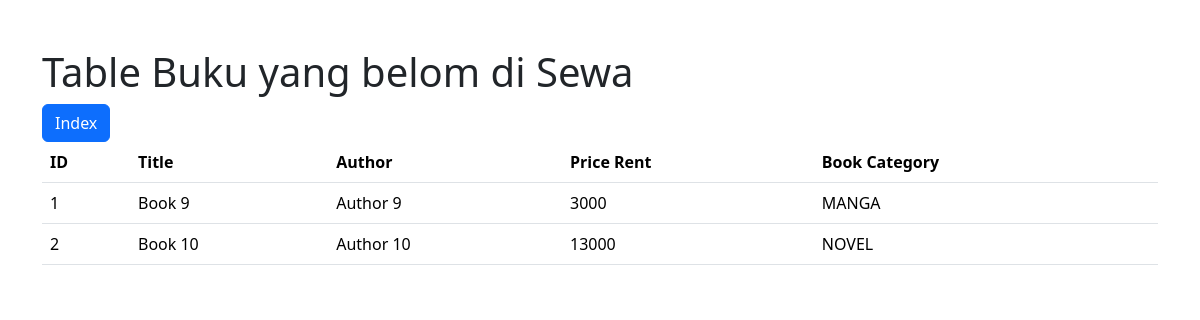
The app's page /test6/table2.php with its own data.
### tables this page shows
CREATE TABLE Buku (
    Id BIGINT PRIMARY KEY,
    Title VARCHAR(100) NOT NULL,
    Author VARCHAR(100),
    Price_rent NUMERIC CHECK (Price_rent > 0),
    Book_category VARCHAR(10) CHECK (Book_category IN ('MANGA', 'NOVEL', 'MAGAZINE'))
);

### test6/table2.php (the view, shortened to what this page needs)
<?php
include 'connect.php';
?>
<!doctype html>
<html lang="en">
<head>
    <link href="https://cdn.jsdelivr.net/npm/bootstrap@5.3.2/dist/css/bootstrap.min.css" rel="stylesheet"
 />
</head>
<body>
    <div class="container mt-5">
        <div class="table-responsive">
            <h1>Table Buku yang belom di Sewa</h1>
            <a
                name=""
                id=""
                class="btn btn-primary"
                href="index.php"
                role="button"
                >Index</a
            >
            <?php
            $query = 'SELECT buku.id, buku.Title, buku.Author, buku.Price_rent, buku.Book_category, Rent.Book_id FROM Buku
                left join Rent on Rent.Book_id = Buku.id
                where rent.Book_id is null
            ';
            $stmt = $conn->query($query);
            $rows = $stmt->fetchAll(PDO::FETCH_ASSOC);
            ?>
            <table class="table">
                <thead>
                    <tr>
                        <th scope="col">ID </th>
                        <th scope="col">Title</th>
                        <th scope="col">Author</th>
                        <th scope="col">Price Rent</th>
                        <th scope="col">Book Category</th>
                    </tr>
                </thead>
                <tbody>
                    <?php
                    foreach ($rows as $key => $value) {
                        echo '<tr>';
                        echo '<td>' . ($key + 1) . '</td>';
                        echo '<td>' . $value['Title'] . '</td>';
                        echo '<td>' . $value['Author'] . '</td>';
                        echo '<td>' . $value['Price_rent'] . '</td>';
                        echo '<td>' . $value['Book_category'] . '</td>';
                        echo '</tr>';
                    }
                    ?>
                </tbody>
            </table>
        </div>
    </div>
</body>
</html>

### records on screen
buku: Title "Book 9", Author "Author 9", Price_rent "3000", Book_category "MANGA"
buku: Title "Book 10", Author "Author 10", Price_rent "13000", Book_category "NOVEL"
